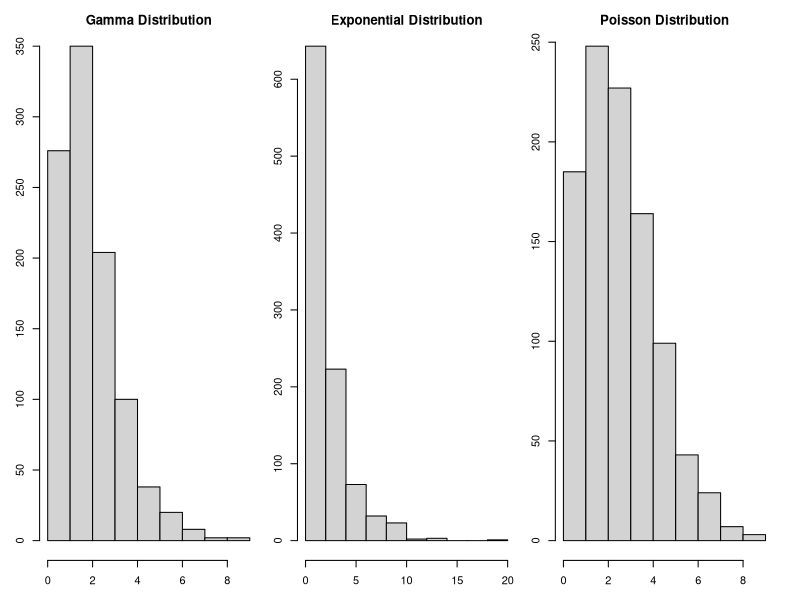
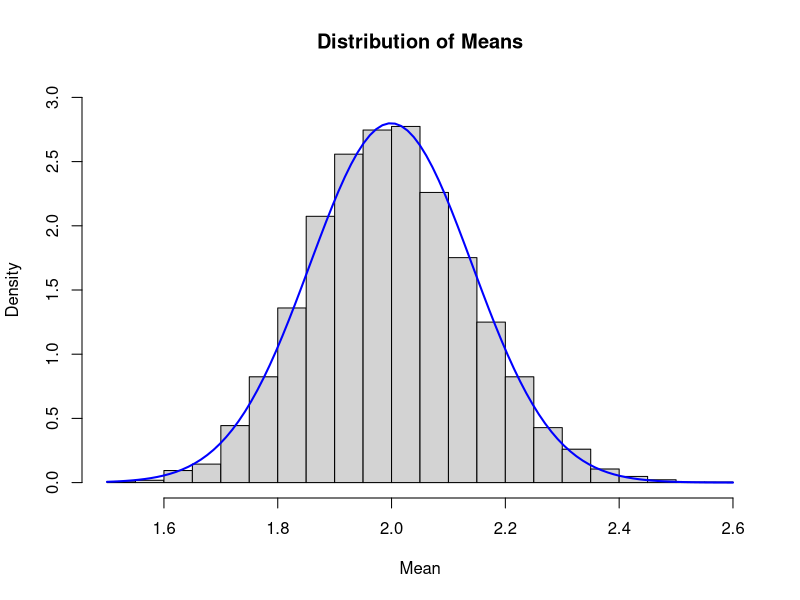

The R source for these figures, in order:
library(stats)

set.seed(123)

# Generate a gamma distribution
gamma_dist <- rgamma(1000, shape = 2, rate = 1)

# Generate an exponential distribution
exp_dist <- rexp(1000, rate = 0.5)

# Generate a Poisson distribution
poisson_dist <- rpois(1000, lambda = 3)

par(mfrow = c(1,3), mar = c(2,2,1,1), oma = c(1,1,1,1)) # set up plotting parameters

# Plot the gamma distribution
hist(gamma_dist, main = "Gamma Distribution")

# Plot the exponential distribution
hist(exp_dist, main = "Exponential Distribution")

# Plot the Poisson distribution
hist(poisson_dist, main = "Poisson Distribution")


dev.off()

##### let's scale this up and show what happens 
##### when we get the mean from multiple distributions

set.seed(123)

# Generate 1000 gamma distributions
gamma_dists <- replicate(10000, rgamma(100, shape = 2, rate = 1))

# Calculate the mean of each gamma distribution
means <- apply(gamma_dists, 2, mean)


# Plot the distribution of means
hist.default(means, main = "Distribution of Means", xlab = "Mean", freq = FALSE, ylim = c(0,3))

# Add a normal distribution to the plot
mu <- mean(means)
sigma <- sd(means)
x <- seq(min(means), max(means), length = 100)
curve(dnorm(x, mean = mu, sd = sigma), add = TRUE, col = "blue", lwd = 2)

